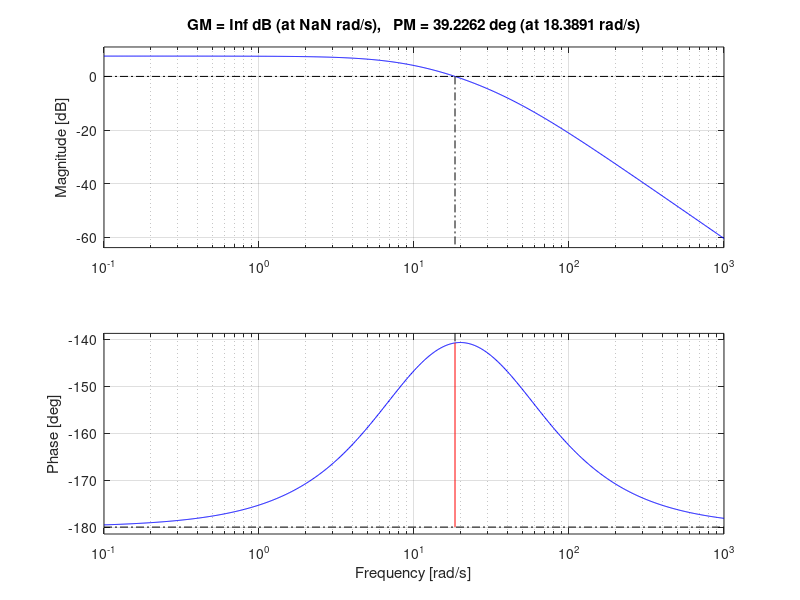

Source code (MATLAB): (Note: this script raises an error after producing the figure.)
% clear all; close all;
% controller_on_off=1;
% datos del sistema, joint 1
clear all;close all;
controller_on_off=1;
m1 =0.01835; %0.0198; 
g=9.81;
T=725.926e-3;

tau_1=1;
aw1= 5.71e4; %sacado del grafico con link 1 bien armado
j1= 2*pi*1/(aw1);   %obtenemos el momento de inercia con respecto al punto de pivote
L1=0.1035;
l1 = j1/(m1*g*((T/(2*pi))^2));
%cosntantes generales
b1=1e-6;
b2=0.001e-3; %%1*1e-6;

% datos del sistema, joint 2
m2 = 0.00575; %3.19e-3;
% experimento d, sacamos la distancia al centro de masa del joint 2
l2=(2e-3)/(m2*9.81*sin(0.6592)); 
% experimento c, sacamos el periodo del pendulo obtenemos inercia de 2
j2=((T/(2*pi))^2)*m2*g*l2;

%linearizacion del modelo

J1= j1;
J2 = j2;% + m2*l2^2;
J0= J1 + m2*L1^2;

m2l2 = m2*l2;       %producto utilizado varias veces

denom = (J0*J2-(m2l2*L1)^2);

a31=0;
a32= (g*m2l2^2*L1)/denom;
a33= (-b1*J2)/denom;
a34= (-b2*m2l2*L1)/denom;

a41=0;
a42= (g*m2l2*J0)/denom;
a43= (-b1*m2l2*L1)/denom;
a44=(-b2*J0)/denom;

b31=J2/denom;
b41=m2l2*L1/denom;
b32=m2l2*L1/denom;
b42=J0/denom;

A = [ 0 0 1 0;
    0 0 0 1;
    a31 a32 a33 a34;
    a41 a42 a43 a44];


% B=[0 0;
%    0 0;
%    b31 b32;
%    b41 b42];
B1=[0; 0 ; b31 ; b41]/1000;

C= [ 1 0 0 0];


rank(ctrb(A,B1)); %cheque controlabilidad del sistema
rank(obsv(A,C)); %chequeo observavilidad del sistema

%% Control LQR y LQI
sys=ss(A,B1,C,0); 
Q=diag([1 8 1 8 0.05]); %para lqi
%%Q2=diag([1 10 1 10]); esta es para lqr
R=1;
[K,S,E]=lqi(sys,Q,R);
%%K1=lqr(sys,Q2,R);
Kp=K(1:4);
ki=K(5);

%discretizacion
Ts=1e-3;
sysD =c2d(sys,Ts,'zoh');
Ad=sysD.A;
Bd=sysD.B;
Cd=sysD.C;
Qd=diag([1 8 1 8 0.05]);
Rd=2;
[Kd,Sd,Ed]= lqi(sysD,Qd,Rd);
Kpd=Kd(1:4);
Kid=Kd(5);


Aclp = (A-B1*Kp);
nsys=ss(Aclp,B1,C,0);

%% observador de orden reducido
Aw= A;
Bw = B1;
Aaa=Aw(1:2,1:2);
Aab=Aw(1:2,3:4);
Aba=Aw(3:4,1:2);
Abb=Aw(3:4,3:4);

Ba=Bw(1:2);
Bb=Bw(3:4);

%para la L del observador reducido
Ao=Abb;
Co=Aab;

Lobs = place(Ao',Co',10*[E(1) E(1)]);
Ke= Lobs';
E3=eig(Ao-Ke*Co);

% Matrices equivalentes para simulink 

A_h = Abb-Ke*Aab;
B_h = A_h*Ke + Aba - Ke*Aaa;
F_h = Bb - Ke*Ba;
C_h = [0 0; 0 0; 1 0; 0 1];
D_h = [1 0; 0 1; Ke];

%% Loop shaping

%primer controlador para el sistema cascada
s = tf('s');
[num,dem]= ss2tf(A,B1,[0 1 0 0],0);
P1 = minreal(zpk(tf(num,dem)),0.01);
Cbeta = ((s+9.45)/(1+(s/42)));%*ksys;
tuvi =((s+9.45)/(1+(s/62)))*P1;
ksys = 1/db2mag(-12.3);
Lsec = P1*Cbeta*ksys;
figure();
margin(P1*Cbeta*ksys) %cheque MP y PH del sistema a lazo abierto
figure()
nyqlog(P1*Cbeta*ksys)

%%  se realiza la interconexion del sistema realimentando solo beta
Csec = Cbeta*ksys;
Cbeta = - minreal(Cbeta*ksys,0.01);
Cbeta = ss(Cbeta);

Cbeta.u = 'beta';
Cbeta.y = 'ut';
Gss= ss(A,B1,[1 0 0 0; 0 1 0 0],[0;0]);
Gss.u = 'u';
Gss.y = 'y';
Sum = sumblk('u = ut + up');
Sys = ss([],[],[],[1 0]);
Sys.u = 'y';
Sys.y = 'alpha';
Sys2 = ss([],[],[],[0 1]);
Sys2.u = 'y';
Sys2.y = 'beta';

Gb = connect(Gss,Cbeta,Sum,Sys,Sys2,'up','alpha');
Gb = zpk(Gb);

Calpha1 = ((s^2 + 52.59*s + 1239)*(s+9.449)/(6.925*(s+62)*(s+8.667)*(s+8.644)))/s;
Calpha2 = -((s+0.2)^2/(1+s/42));

Calpha = minreal(Calpha1*Calpha2,0.01);
Cprim = Calpha;

PK=minreal(Calpha*Gb,0.01);
figure()
margin(PK)
figure()
nyqlog(PK)
eig(1/(1-PK))
%figure();
%margin(Gb*Calpha)
